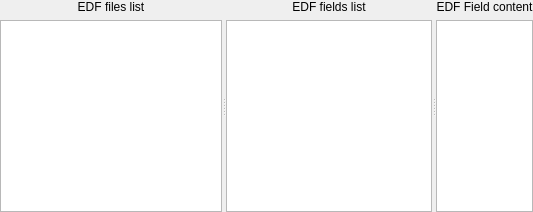
             <widget class="QSplitter" name="splitter_3">
              <property name="orientation">
               <enum>Qt::Horizontal</enum>
              </property>
              <widget class="QWidget" name="layoutWidget">
               <layout class="QVBoxLayout" name="verticalLayout_2">
                <item>
                 <widget class="QLabel" name="label_4">
                  <property name="text">
                   <string>EDF files list</string>
                  </property>
                  <property name="alignment">
                   <set>Qt::AlignCenter</set>
                  </property>
                 </widget>
                </item>
                <item>
                 <widget class="QListView" name="listView">
                  <property name="toolTip">
                   <string>&lt;html&gt;&lt;head/&gt;&lt;body&gt;&lt;p&gt;Window to select the edf file.&lt;/p&gt;&lt;/body&gt;&lt;/html&gt;</string>
                  </property>
                  <property name="whatsThis">
                   <string>&lt;html&gt;&lt;head/&gt;&lt;body&gt;&lt;p&gt;&lt;br/&gt;&lt;/p&gt;&lt;/body&gt;&lt;/html&gt;</string>
                  </property>
                  <property name="styleSheet">
                   <string notr="true"/>
                  </property>
                  <property name="dragEnabled">
                   <bool>true</bool>
                  </property>
                  <property name="dragDropMode">
                   <enum>QAbstractItemView::DragDrop</enum>
                  </property>
                  <property name="selectionRectVisible">
                   <bool>true</bool>
                  </property>
                 </widget>
                </item>
               </layout>
              </widget>
              <widget class="QSplitter" name="splitter_2">
               <property name="orientation">
                <enum>Qt::Horizontal</enum>
               </property>
               <widget class="QWidget" name="layoutWidget">
                <layout class="QVBoxLayout" name="verticalLayout_6">
                 <item>
                  <widget class="QLabel" name="label_5">
                   <property name="text">
                    <string>EDF fields list</string>
                   </property>
                   <property name="alignment">
                    <set>Qt::AlignCenter</set>
                   </property>
                  </widget>
                 </item>
                 <item>
                  <widget class="QTableView" name="tableView">
                   <property name="toolTip">
                    <string>&lt;html&gt;&lt;head/&gt;&lt;body&gt;&lt;p&gt;Window to navigate through the edf fields.&lt;/p&gt;&lt;/body&gt;&lt;/html&gt;</string>
                   </property>
                   <property name="whatsThis">
                    <string>&lt;html&gt;&lt;head/&gt;&lt;body&gt;&lt;p&gt;&lt;br/&gt;&lt;/p&gt;&lt;/body&gt;&lt;/html&gt;</string>
                   </property>
                   <property name="styleSheet">
                    <string notr="true"/>
                   </property>
                   <property name="verticalScrollBarPolicy">
                    <enum>Qt::ScrollBarAsNeeded</enum>
                   </property>
                   <property name="horizontalScrollBarPolicy">
                    <enum>Qt::ScrollBarAsNeeded</enum>
                   </property>
                   <property name="editTriggers">
                    <set>QAbstractItemView::SelectedClicked</set>
                   </property>
                   <property name="dragDropOverwriteMode">
                    <bool>false</bool>
                   </property>
                   <property name="selectionMode">
                    <enum>QAbstractItemView::SingleSelection</enum>
                   </property>
                   <property name="selectionBehavior">
                    <enum>QAbstractItemView::SelectRows</enum>
                   </property>
                   <property name="horizontalScrollMode">
                    <enum>QAbstractItemView::ScrollPerPixel</enum>
                   </property>
                   <attribute name="horizontalHeaderCascadingSectionResizes">
                    <bool>true</bool>
                   </attribute>
                   <attribute name="horizontalHeaderStretchLastSection">
                    <bool>true</bool>
                   </attribute>
                   <attribute name="verticalHeaderCascadingSectionResizes">
                    <bool>true</bool>
                   </attribute>
                   <attribute name="verticalHeaderMinimumSectionSize">
                    <number>15</number>
                   </attribute>
                   <attribute name="verticalHeaderDefaultSectionSize">
                    <number>35</number>
                   </attribute>
                   <attribute name="verticalHeaderStretchLastSection">
                    <bool>true</bool>
                   </attribute>
                  </widget>
                 </item>
                </layout>
               </widget>
               <widget class="QWidget" name="layoutWidget">
                <layout class="QVBoxLayout" name="verticalLayout_7">
                 <item>
                  <widget class="QLabel" name="label_6">
                   <property name="text">
                    <string>EDF Field content</string>
                   </property>
                   <property name="alignment">
                    <set>Qt::AlignCenter</set>
                   </property>
                  </widget>
                 </item>
                 <item>
                  <widget class="QTableView" name="tableView_2">
                   <property name="toolTip">
                    <string>&lt;html&gt;&lt;head/&gt;&lt;body&gt;&lt;p&gt;Window to edit field value or navigate through edf field values.&lt;/p&gt;&lt;/body&gt;&lt;/html&gt;</string>
                   </property>
                   <property name="whatsThis">
                    <string>&lt;html&gt;&lt;head/&gt;&lt;body&gt;&lt;p&gt;&lt;br/&gt;&lt;/p&gt;&lt;/body&gt;&lt;/html&gt;</string>
                   </property>
                   <property name="styleSheet">
                    <string notr="true"/>
                   </property>
                   <property name="sizeAdjustPolicy">
                    <enum>QAbstractScrollArea::AdjustToContents</enum>
                   </property>
                   <property name="editTriggers">
                    <set>QAbstractItemView::AllEditTriggers</set>
                   </property>
                   <property name="showDropIndicator" stdset="0">
                    <bool>false</bool>
                   </property>
                   <property name="dragDropOverwriteMode">
                    <bool>false</bool>
                   </property>
                   <property name="selectionMode">
                    <enum>QAbstractItemView::SingleSelection</enum>
                   </property>
                   <property name="selectionBehavior">
                    <enum>QAbstractItemView::SelectItems</enum>
                   </property>
                   <property name="horizontalScrollMode">
                    <enum>QAbstractItemView::ScrollPerPixel</enum>
                   </property>
                  </widget>
                 </item>
                </layout>
               </widget>
              </widget>
             </widget>
